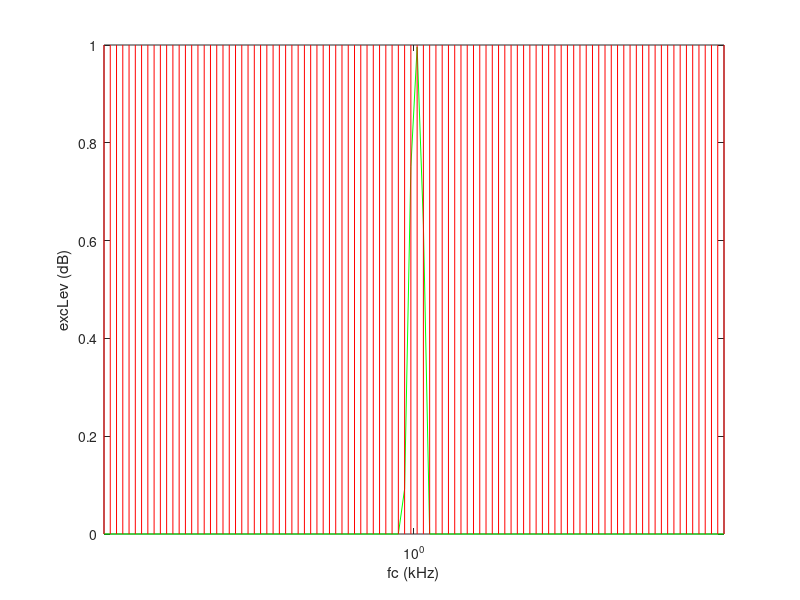

Write the MATLAB code that produced this figure.
function data = LogVsLinModel
    figure(1), clf

HighFreq = 20;
LowFreq = 0.05;
NeuronSpacing = ((HighFreq - LowFreq)./100).*10;

StimHighFreq = 12;
StimLowFreq = 0.25;
StimSteps = 10;
% compF = logspace(log10(StimLowFreq),log10(StimHighFreq),StimSteps);
% compF = linspace(StimLowFreq,StimHighFreq,StimSteps)
compF = logspace(log10(0.5),log10(2),100);
% compF = 1
% compLev= 1;
compLev= ones(length(compF));
C=1;
Ctail=0;
W=0;
PltFlag= 1;

% for i = 1:length(compF)
% data = funROEX(compF(i),compLev,Ctip,Ctail,W,PltFlag)
% end
data = funROEX(compF,compLev,C,PltFlag)
data.f = compF;
data.Nspread = NeuronSpacing; 
end

function excPat = funROEX(compF,compLev,C,PltFlag)
% compF/compLev are the frequencyies and levels of the stimulus frequency
% components; Ctip/Ctail are teh widths of the tip and tail roex filters; W
% is the relative gain of the tail filter;

compInt = 10.^(compLev/10);

HighFreq = 20;
LowFreq = 0.05;
% NeuronSpacing = ((HighFreq - LowFreq)./100).*10;
% NeuronSpacing = 400
NeuronSpacing = 0.1
excPat.nErb = funF2NErb(LowFreq):NeuronSpacing:funF2NErb(HighFreq);
% excPat.nErb = linspace(funF2NErb(LowFreq),funF2NErb(HighFreq),NeuronSpacing);
% excPat.nErb = logspace(log10(funF2NErb(LowFreq)),log10(funF2NErb(HighFreq)),NeuronSpacing);
excPat.fc = funNErb2F(excPat.nErb);
excPat.erb = funErb(excPat.fc);
% excPat.ptip = Ctip*4*excPat.fc./excPat.erb;
% excPat.ptail = Ctail*4*excPat.fc./excPat.erb;
% p = Ctip*4*excPat.fc./excPat.erb;
p = C*4*excPat.fc./excPat.erb;
% p = Ctail*4*excPat.fc./excPat.erb;
cF = 139;
excPat.cF = excPat.fc(cF);
% aCf = 1;

% if isinf(W)
%     W = 0;
% else
%     W = 10^(W/10);
% end

excPat.excInt = zeros(1,length(excPat.fc));
excPat.FilRes = zeros(1,length(compF));
% excPat.FilRes = zeros(10);
% for I = 1:length(excPat.fc) 
    for II = 1:length(compF)
%         g = abs((compF(II)-excPat.fc(I))/excPat.fc(I));
%         g = abs((compF(II)-aCf)/aCf);
        g = abs((compF(II)-excPat.cF)/excPat.cF);
        fw = (1+(p(cF))*g).*exp((-p(cF))*g);
%         fw = (1+(p)*g).*exp((-p))*g;
        excPat.FilRes(II) = excPat.FilRes(II)+fw*compInt(II);
%         excPat.excInt(I) = excPat.excInt(I)+fw;
%         excPat.excInt(I) = excPat.excInt(I)+fw*compInt(II);
%         excPat.excInt(I) = fw*compInt(II);
    end
% end
excPat.excLev = 10*log10(max(excPat.FilRes,1));


if PltFlag==true
    figure(1)
    plot(compF,excPat.excLev ,'g'), set(gca,'XScale','log'), axis tight, xlabel('fc (kHz)'), ylabel('excLev (dB)') 
    hold on
    for I = 1:length(compF)
        line(repmat(compF(I),1,2),[min(ylim) compLev(I)],'Color','r')
        hold on
    end
 end  

% if PltFlag==true
%     figure(1)
%     plot(excPat.fc,excPat.excLev,'g'), set(gca,'XScale','log'), axis tight, xlabel('fc (kHz)'), ylabel('excLev (dB)') 
%     hold on
%     for I = 1:length(compF)
%         line(repmat(compF(I),1,2),[min(ylim) compLev(I)],'Color','r')
%         hold on
%     end
%  end  

end
function erb = funErb(f)
% Erb (in kHz) according to Glasberg and Moore 1990 as a function of frequency, f (in kHz); 
% f can be a vector.

erb = 24.67*(4.37*f+1)/1000;
end
function f = funNErb2F(nErb)
% Converts Erb number (nErb) to frequency, f (in kHz); nErb can be a vector.

f = (10.^(nErb*24.67*4.37/(1000*log(10)))-1)/4.37;
end
function nErb = funF2NErb(f)
% Converts frequency, f (in kHz), to Erb number (nErb) according to Glasberg and Moore 1990; 
% f can be a vector; nErb = integral from f = 0 to f of 1/erb(f).

nErb = 1000*log(10)/(24.67*4.37)*log10(4.37*f+1);
end
